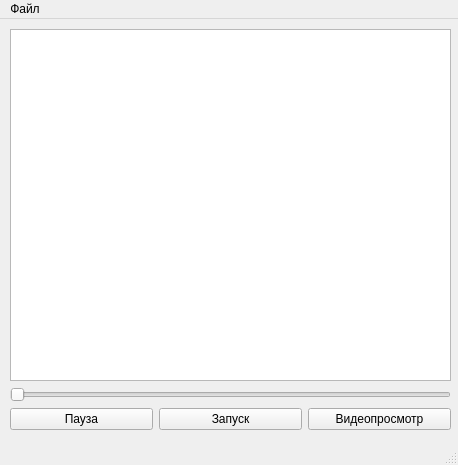
<?xml version="1.0" encoding="UTF-8"?>
<ui version="4.0">
 <class>MainWindow</class>
 <widget class="QMainWindow" name="MainWindow">
  <property name="geometry">
   <rect>
    <x>0</x>
    <y>0</y>
    <width>458</width>
    <height>465</height>
   </rect>
  </property>
  <property name="windowTitle">
   <string>MainWindow</string>
  </property>
  <widget class="QWidget" name="centralwidget">
   <widget class="QWidget" name="verticalLayoutWidget">
    <property name="geometry">
     <rect>
      <x>10</x>
      <y>10</y>
      <width>441</width>
      <height>401</height>
     </rect>
    </property>
    <layout class="QVBoxLayout" name="verticalLayout">
     <item>
      <widget class="QListView" name="playlistView">
       <property name="acceptDrops">
        <bool>true</bool>
       </property>
       <property name="showDropIndicator" stdset="0">
        <bool>true</bool>
       </property>
       <property name="dragDropMode">
        <enum>QAbstractItemView::DropOnly</enum>
       </property>
       <property name="defaultDropAction">
        <enum>Qt::CopyAction</enum>
       </property>
       <property name="alternatingRowColors">
        <bool>true</bool>
       </property>
       <property name="uniformItemSizes">
        <bool>true</bool>
       </property>
      </widget>
     </item>
     <item>
      <widget class="QSlider" name="time_slide">
       <property name="orientation">
        <enum>Qt::Horizontal</enum>
       </property>
      </widget>
     </item>
     <item>
      <layout class="QHBoxLayout" name="horizontalLayout_7">
       <item>
        <widget class="QPushButton" name="pause_btn">
         <property name="text">
          <string>Пауза</string>
         </property>
         <property name="icon">
          <iconset>
           <normaloff>images/control-pause.png</normaloff>images/control-pause.png</iconset>
         </property>
        </widget>
       </item>
       <item>
        <widget class="QPushButton" name="play_btn">
         <property name="text">
          <string>Запуск</string>
         </property>
         <property name="icon">
          <iconset>
           <normaloff>images/control.png</normaloff>images/control.png</iconset>
         </property>
        </widget>
       </item>
       <item>
        <widget class="QPushButton" name="view_btn">
         <property name="sizePolicy">
          <sizepolicy hsizetype="Minimum" vsizetype="Fixed">
           <horstretch>0</horstretch>
           <verstretch>0</verstretch>
          </sizepolicy>
         </property>
         <property name="text">
          <string>Видеопросмотр</string>
         </property>
         <property name="icon">
          <iconset>
           <normaloff>images/application-image.png</normaloff>images/application-image.png</iconset>
         </property>
         <property name="checkable">
          <bool>true</bool>
         </property>
        </widget>
       </item>
      </layout>
     </item>
    </layout>
   </widget>
  </widget>
  <widget class="QMenuBar" name="menubar">
   <property name="geometry">
    <rect>
     <x>0</x>
     <y>0</y>
     <width>458</width>
     <height>26</height>
    </rect>
   </property>
   <widget class="QMenu" name="menu">
    <property name="title">
     <string>Файл</string>
    </property>
    <addaction name="open_file"/>
   </widget>
   <addaction name="menu"/>
  </widget>
  <widget class="QStatusBar" name="statusbar"/>
  <action name="open_file">
   <property name="text">
    <string>Открыть файл</string>
   </property>
  </action>
 </widget>
 <resources/>
 <connections/>
</ui>
